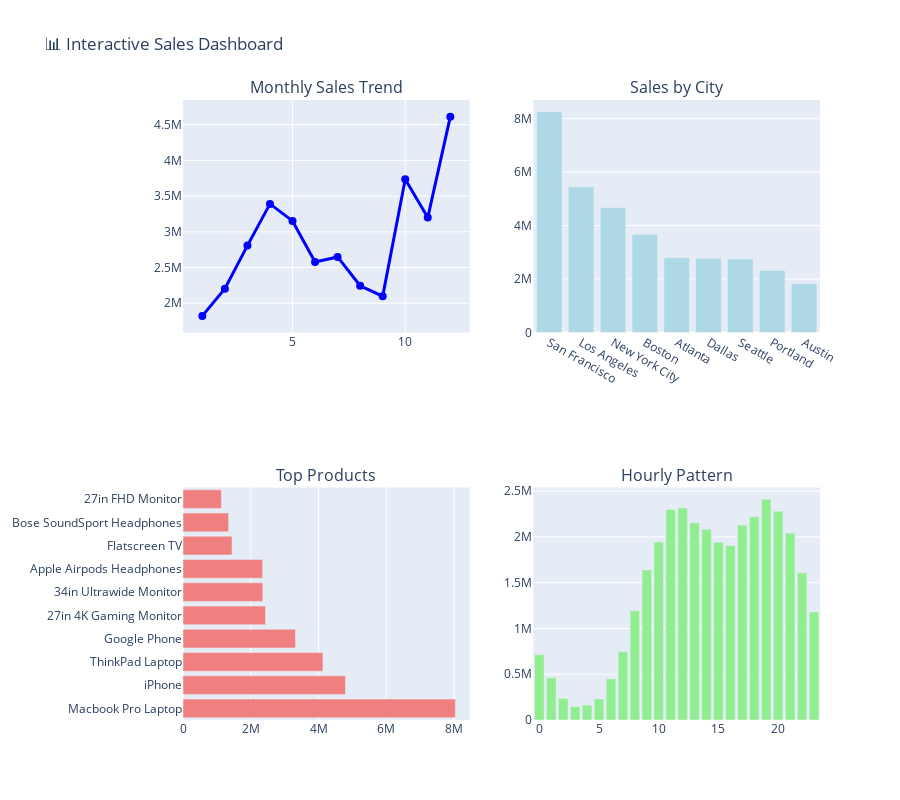

Source (notebook cell):
### Markdown cell above
Let me try creating an interactive dashboard! I've heard Plotly is good for this...

### Code cell
# Creating an interactive dashboard with Plotly
fig = make_subplots(
    rows=2, cols=2,
    subplot_titles=('Monthly Sales Trend', 'Sales by City', 'Top Products', 'Hourly Pattern'),
    specs=[[{"secondary_y": False}, {"secondary_y": False}],
           [{"secondary_y": False}, {"secondary_y": False}]]
)

# Monthly sales trend
monthly_data = df.groupby('Month')['Sales'].sum().reset_index()
fig.add_trace(
    go.Scatter(x=monthly_data['Month'], y=monthly_data['Sales'],
               mode='lines+markers', name='Monthly Sales',
               line=dict(color='blue', width=3), marker=dict(size=8)),
    row=1, col=1
)

# Sales by city (top 10)
city_data = df.groupby('City')['Sales'].sum().nlargest(10).reset_index()
fig.add_trace(
    go.Bar(x=city_data['City'], y=city_data['Sales'],
           name='City Sales', marker_color='lightblue'),
    row=1, col=2
)

# Top products (top 10)
product_data = df.groupby('Product')['Sales'].sum().nlargest(10).reset_index()
fig.add_trace(
    go.Bar(x=product_data['Sales'], y=product_data['Product'],
           orientation='h', name='Product Sales', marker_color='lightcoral'),
    row=2, col=1
)

# Hourly pattern
hourly_data = df.groupby('Hour')['Sales'].sum().reset_index()
fig.add_trace(
    go.Bar(x=hourly_data['Hour'], y=hourly_data['Sales'],
           name='Hourly Sales', marker_color='lightgreen'),
    row=2, col=2
)

fig.update_layout(height=800, showlegend=False, title_text="📊 Interactive Sales Dashboard")
fig.show()

print("Wow! This interactive dashboard is so cool! 🎨")

### Figure 1 — Plotly figure (JSON) as saved in the notebook; plotly's stock layout.template omitted (floating-point values rounded to 4 significant figures)
{"data": [{"line": {"color": "blue", "width": 3}, "marker": {"size": 8}, "mode": "lines+markers", "name": "Monthly Sales", "type": "scatter", "x": [1, 2, 3, 4, 5, 6, 7, 8, 9, 10, 11, 12], "xaxis": "x", "y": [1822000.0, 2202000.0, 2807000.0, 3391000.0, 3153000.0, 2578000.0, 2648000.0, 2244000.0, 2098000.0, 3737000.0, 3200000.0, 4613000.0], "yaxis": "y"}, {"marker": {"color": "lightblue"}, "name": "City Sales", "type": "bar", "x": ["San Francisco", "Los Angeles", "New York City", "Boston", "Atlanta", "Dallas", "Seattle", "Portland", "Austin"], "xaxis": "x2", "y": [8262000.0, 5453000.0, 4664000.0, 3662000.0, 2795000.0, 2768000.0, 2748000.0, 2320000.0, 1820000.0], "yaxis": "y2"}, {"marker": {"color": "lightcoral"}, "name": "Product Sales", "orientation": "h", "type": "bar", "x": [8038000.0, 4794000.0, 4130000.0, 3319000.0, 2435000.0, 2356000.0, 2349000.0, 1446000.0, 1346000.0, 1132000.0], "xaxis": "x3", "y": ["Macbook Pro Laptop", "iPhone", "ThinkPad Laptop", "Google Phone", "27in 4K Gaming Monitor", "34in Ultrawide Monitor", "Apple Airpods Headphones", "Flatscreen TV", "Bose SoundSport Headphones", "27in FHD Monitor"], "yaxis": "y3"}, {"marker": {"color": "lightgreen"}, "name": "Hourly Sales", "type": "bar", "x": [0, 1, 2, 3, 4, 5, 6, 7, 8, 9, 10, 11, 12, 13, 14, 15, 16, 17, 18, 19, 20, 21, 22, 23], "xaxis": "x4", "y": [713700.0, 460900.0, 234900.0, 145800.0, 162700.0, 230700.0, 448100.0, 744900.0, 1192000.0, 1639000.0, 1944000.0, 2301000.0, 2317000.0, 2155000.0, 2084000.0, 1942000.0, 1905000.0, 2129000.0, 2219000.0, 2413000.0, 2282000.0, 2042000.0, 1608000.0, 1179000.0], "yaxis": "y4"}], "layout": {"annotations": [{"font": {"size": 16}, "showarrow": false, "text": "Monthly Sales Trend", "x": 0.225, "xanchor": "center", "xref": "paper", "y": 1, "yanchor": "bottom", "yref": "paper"}, {"font": {"size": 16}, "showarrow": false, "text": "Sales by City", "x": 0.775, "xanchor": "center", "xref": "paper", "y": 1, "yanchor": "bottom", "yref": "paper"}, {"font": {"size": 16}, "showarrow": false, "text": "Top Products", "x": 0.225, "xanchor": "center", "xref": "paper", "y": 0.375, "yanchor": "bottom", "yref": "paper"}, {"font": {"size": 16}, "showarrow": false, "text": "Hourly Pattern", "x": 0.775, "xanchor": "center", "xref": "paper", "y": 0.375, "yanchor": "bottom", "yref": "paper"}], "height": 800, "showlegend": false, "title": {"text": "📊 Interactive Sales Dashboard"}, "xaxis": {"anchor": "y", "domain": [0, 0.45]}, "xaxis2": {"anchor": "y2", "domain": [0.55, 1]}, "xaxis3": {"anchor": "y3", "domain": [0, 0.45]}, "xaxis4": {"anchor": "y4", "domain": [0.55, 1]}, "yaxis": {"anchor": "x", "domain": [0.625, 1]}, "yaxis2": {"anchor": "x2", "domain": [0.625, 1]}, "yaxis3": {"anchor": "x3", "domain": [0, 0.375]}, "yaxis4": {"anchor": "x4", "domain": [0, 0.375]}}}
